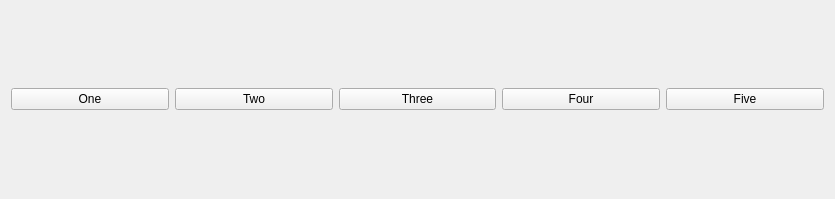
<?xml version="1.0" encoding="UTF-8"?>
<ui version="4.0">
 <class>Widget</class>
 <widget class="QWidget" name="Widget">
  <property name="geometry">
   <rect>
    <x>0</x>
    <y>0</y>
    <width>835</width>
    <height>199</height>
   </rect>
  </property>
  <property name="windowTitle">
   <string>Widget</string>
  </property>
  <layout class="QHBoxLayout" name="horizontalLayout_2">
   <item>
    <layout class="QHBoxLayout" name="horizontalLayout">
     <item>
      <widget class="QPushButton" name="oneButton">
       <property name="text">
        <string>One</string>
       </property>
      </widget>
     </item>
     <item>
      <widget class="QPushButton" name="twoButton">
       <property name="text">
        <string>Two</string>
       </property>
      </widget>
     </item>
     <item>
      <widget class="QPushButton" name="threeButton">
       <property name="text">
        <string>Three</string>
       </property>
      </widget>
     </item>
     <item>
      <widget class="QPushButton" name="fourButton">
       <property name="text">
        <string>Four</string>
       </property>
      </widget>
     </item>
     <item>
      <widget class="QPushButton" name="fiveButton">
       <property name="text">
        <string>Five</string>
       </property>
      </widget>
     </item>
    </layout>
   </item>
  </layout>
 </widget>
 <layoutdefault spacing="6" margin="11"/>
 <resources/>
 <connections/>
</ui>
